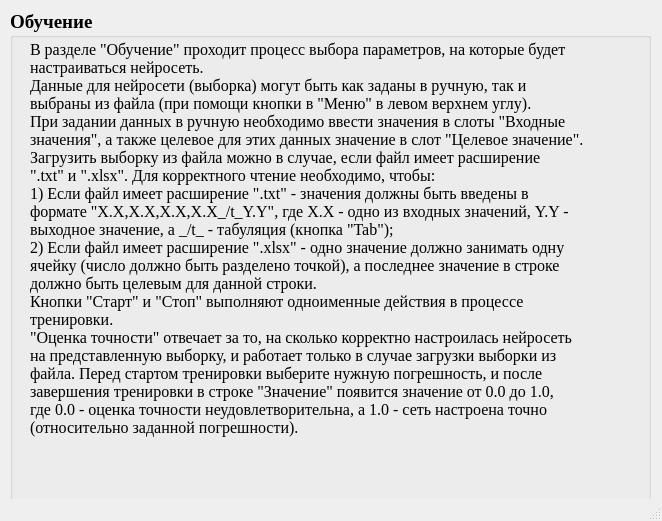
<?xml version="1.0" encoding="UTF-8"?>
<ui version="4.0">
 <class>helpWindow</class>
 <widget class="QMainWindow" name="helpWindow">
  <property name="geometry">
   <rect>
    <x>0</x>
    <y>0</y>
    <width>662</width>
    <height>521</height>
   </rect>
  </property>
  <property name="windowTitle">
   <string>Помощь</string>
  </property>
  <property name="windowIcon">
   <iconset>
    <normaloff>../source/resources/icon.png</normaloff>../source/resources/icon.png</iconset>
  </property>
  <widget class="QWidget" name="centralwidget">
   <widget class="QGroupBox" name="textGroupBox">
    <property name="geometry">
     <rect>
      <x>10</x>
      <y>10</y>
      <width>641</width>
      <height>541</height>
     </rect>
    </property>
    <property name="font">
     <font>
      <family>Times New Roman</family>
      <pointsize>14</pointsize>
      <weight>75</weight>
      <bold>true</bold>
     </font>
    </property>
    <property name="title">
     <string>Обучение</string>
    </property>
    <widget class="QLabel" name="label">
     <property name="geometry">
      <rect>
       <x>20</x>
       <y>30</y>
       <width>611</width>
       <height>501</height>
      </rect>
     </property>
     <property name="font">
      <font>
       <pointsize>12</pointsize>
       <weight>50</weight>
       <bold>false</bold>
      </font>
     </property>
     <property name="text">
      <string>В разделе &quot;Обучение&quot; проходит процесс выбора параметров, на которые будет
настраиваться нейросеть.
Данные для нейросети (выборка) могут быть как заданы в ручную, так и 
выбраны из файла (при помощи кнопки в &quot;Меню&quot; в левом верхнем углу).
При задании данных в ручную необходимо ввести значения в слоты &quot;Входные
значения&quot;, а также целевое для этих данных значение в слот &quot;Целевое значение&quot;.
Загрузить выборку из файла можно в случае, если файл имеет расширение
&quot;.txt&quot; и &quot;.xlsx&quot;. Для корректного чтение необходимо, чтобы:
1) Если файл имеет расширение &quot;.txt&quot; - значения должны быть введены в 
формате &quot;X.X,X.X,X.X,X.X_/t_Y.Y&quot;, где X.X - одно из входных значений, Y.Y - 
выходное значение, а _/t_ - табуляция (кнопка &quot;Tab&quot;);
2) Если файл имеет расширение &quot;.xlsx&quot; - одно значение должно занимать одну
ячейку (число должно быть разделено точкой), а последнее значение в строке
должно быть целевым для данной строки.
Кнопки &quot;Старт&quot; и &quot;Стоп&quot; выполняют одноименные действия в процессе
тренировки.
&quot;Оценка точности&quot; отвечает за то, на сколько корректно настроилась нейросеть
на представленную выборку, и работает только в случае загрузки выборки из 
файла. Перед стартом тренировки выберите нужную погрешность, и после
завершения тренировки в строке &quot;Значение&quot; появится значение от 0.0 до 1.0,
где 0.0 - оценка точности неудовлетворительна, а 1.0 - сеть настроена точно
(относительно заданной погрешности).</string>
     </property>
     <property name="alignment">
      <set>Qt::AlignLeading|Qt::AlignLeft|Qt::AlignTop</set>
     </property>
    </widget>
   </widget>
  </widget>
  <widget class="QMenuBar" name="menubar">
   <property name="geometry">
    <rect>
     <x>0</x>
     <y>0</y>
     <width>662</width>
     <height>21</height>
    </rect>
   </property>
  </widget>
  <widget class="QStatusBar" name="statusbar"/>
 </widget>
 <resources/>
 <connections/>
</ui>
